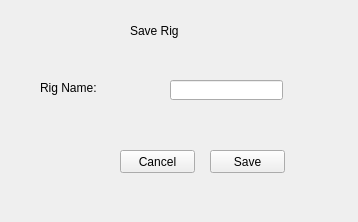
<?xml version="1.0" encoding="UTF-8"?>
<ui version="4.0">
 <class>Form</class>
 <widget class="QWidget" name="Form">
  <property name="geometry">
   <rect>
    <x>0</x>
    <y>0</y>
    <width>358</width>
    <height>222</height>
   </rect>
  </property>
  <property name="windowTitle">
   <string>Form</string>
  </property>
  <widget class="QLabel" name="label_6">
   <property name="geometry">
    <rect>
     <x>40</x>
     <y>80</y>
     <width>101</width>
     <height>16</height>
    </rect>
   </property>
   <property name="text">
    <string>Rig Name:</string>
   </property>
  </widget>
  <widget class="QLabel" name="label_5">
   <property name="geometry">
    <rect>
     <x>130</x>
     <y>20</y>
     <width>111</width>
     <height>21</height>
    </rect>
   </property>
   <property name="text">
    <string>Save Rig</string>
   </property>
  </widget>
  <widget class="QLineEdit" name="lineEdit_3">
   <property name="geometry">
    <rect>
     <x>170</x>
     <y>80</y>
     <width>113</width>
     <height>20</height>
    </rect>
   </property>
  </widget>
  <widget class="QPushButton" name="pushButton_3">
   <property name="geometry">
    <rect>
     <x>210</x>
     <y>150</y>
     <width>75</width>
     <height>23</height>
    </rect>
   </property>
   <property name="text">
    <string>Save</string>
   </property>
  </widget>
  <widget class="QPushButton" name="pushButton_4">
   <property name="geometry">
    <rect>
     <x>120</x>
     <y>150</y>
     <width>75</width>
     <height>23</height>
    </rect>
   </property>
   <property name="text">
    <string>Cancel</string>
   </property>
  </widget>
 </widget>
 <resources/>
 <connections/>
</ui>
